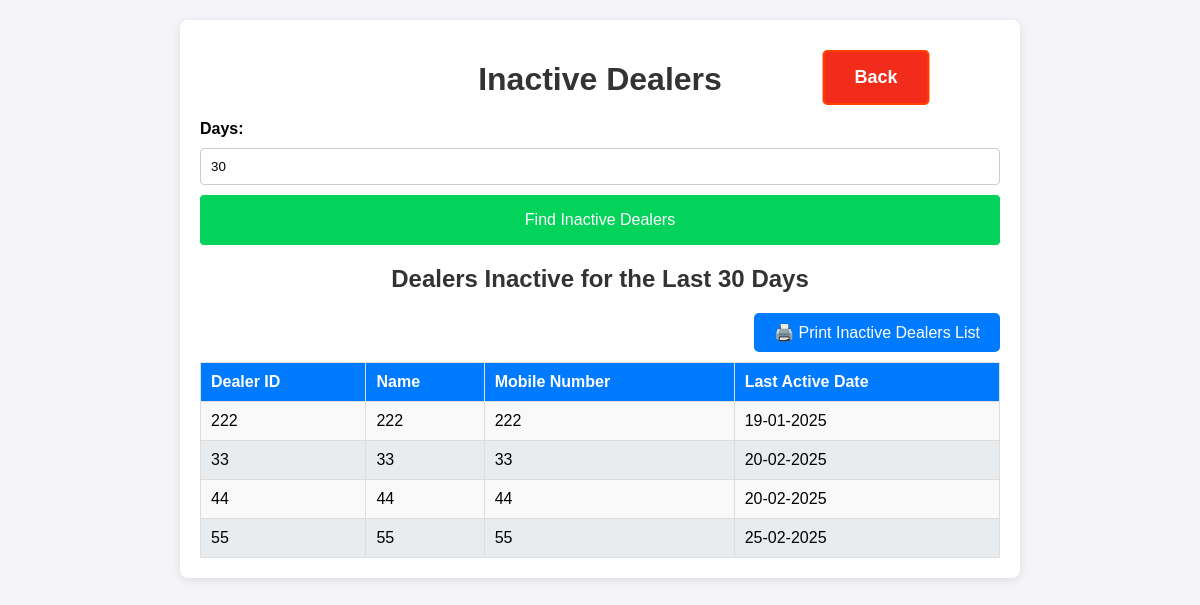
/inactive_dealers, run on the app's committed database.
### app.py (models this page shows, shortened)
class Dealer(db.Model):
    id = db.Column(db.Integer, primary_key=True)
    dealer_id = db.Column(db.String(100), nullable=False)
    water_can_count = db.Column(db.Integer, nullable=False)
    timestamp = db.Column(db.DateTime, default=datetime.now)
    token_id = db.Column(db.Integer, nullable=False)  # Daily resetting token ID
    @property
    def formatted_date(self):
        return self.timestamp.strftime("%d-%m-%Y")  # Format the date

class Dealer_details(db.Model):
    id = db.Column(db.Integer, primary_key=True)
    dealer_id = db.Column(db.String(100), nullable=False, unique=True)
    name = db.Column(db.String(100), nullable=False)
    mobile = db.Column(db.String(15), nullable=False)

### app.py (the view)
@app.route('/inactive_dealers', methods=['GET', 'POST'])
def inactive_dealers():
    days = 30
    inactive_dealers = []
    if request.method == 'POST':
        days = int(request.form.get('days', 0))
    threshold_date = datetime.now() - timedelta(days=days)
    inactive_dealers = db.session.query(Dealer, Dealer_details).outerjoin(Dealer, Dealer.dealer_id == Dealer_details.dealer_id).group_by(Dealer.dealer_id).having(
        db.func.max(Dealer.timestamp) < threshold_date
    ).all()
    return render_template('inactive_dealers.html', inactive_dealers=inactive_dealers, days=days)

### templates/inactive_dealers.html (shortened to what this page needs)
<!DOCTYPE html>
<html lang="en">
<head>
    <link rel="stylesheet" href="/static/styles.css">
</head>
<body>
    <div class="container">
        <h1>Inactive Dealers</h1>
        <form method="POST" class="form">
            <label for="days">Days:</label>
            <input type="number" id="days" name="days" value="{{days}}" required>
            <button type="submit" class="btn">Find Inactive Dealers</button>
        </form>
        {% if inactive_dealers %}
        <h2>Dealers Inactive for the Last {{ days }} Days</h2>
        <div style="text-align: right; margin-bottom: 10px;">
        <button class="print_btn" onclick="window.print()">
            🖨️ Print Inactive Dealers List
        </button>
        </div>
        <table>
            <thead>
                <tr>
                    <th>Dealer ID</th>
                    <th>Name</th>
                    <th>Mobile Number</th>
                    <th>Last Active Date</th>
                </tr>
            </thead>
            <tbody>
                {% for dealer, dealer_details in inactive_dealers %}
                <tr>
                    <td>{{ dealer.dealer_id }}</td>
                    <td>{{ dealer_details.name }}</td>
                    <td>{{ dealer_details.mobile }}</td>
                    <td>{{ dealer.formatted_date }}</td>
                </tr>
                {% endfor %}
            </tbody>
        </table>
        {% else %}
        <p>No dealers found inactive for the specified duration.</p>
        {% endif %}
    </div>
    <a href="/" class="back">Back</a>
</body>
</html>

### static/styles.css (style rules this page uses)
body { font-family: Arial, sans-serif; background-color: #f4f4f9; margin: 0; padding: 0; }
.container { max-width: 800px; margin: 20px auto; background: #fff; padding: 20px; border-radius: 8px; box-shadow: 0 2px 10px rgba(0, 0, 0, 0.1); }
h1, h2 { color: #333; text-align: center; }
.form { display: flex; flex-direction: column; gap: 10px; margin-bottom: 20px; }
.form label { font-weight: bold; }
.form input { padding: 10px; border: 1px solid #ccc; border-radius: 4px; }
.btn { background-color: #03d35a; color: #fff; border: none; padding: 10px; border-radius: 4px; cursor: pointer; font-size: medium; height: 50px; }
table { width: 100%; border-collapse: collapse; margin-top: 10px; }
h2 { text-align: center; margin-bottom: 20px; }
table th, table td { padding: 10px; border: 1px solid #ddd; text-align: left; }
table th { background-color: #007bff; color: white; }
table tbody tr:nth-child(odd) { background-color: #f9f9f9; }
table tbody tr:nth-child(even) { background-color: #e9ecef; }
a { display: inline-block; padding: 15px 30px; font-size: 18px; font-weight: bold; text-align: center; text-decoration: none; background-color: #007bff; color: white; border-radius: 5px; border: 2px solid #007bff; transition: all 0.3s ease; position: absolute; left: 50%; transform: translateX(-50%); transition: transform 0.2s, background-color 0.2s; }
.back { background-color: #f22c1a; border: 2px solid #ff4000; top: 50px; left: 73%; }
.print_btn { all: unset; background-color: #007bff; color: white; cursor: pointer; padding: 10px 20px; text-decoration: none; border-radius: 5px; transition: background-color 0.2s, transform 0.2s; }

### data on the page
Dealer: dealer_id "222", name "222", mobile "222", formatted_date "19-01-2025"
Dealer: dealer_id "33", name "33", mobile "33", formatted_date "20-02-2025"
Dealer: dealer_id "44", name "44", mobile "44", formatted_date "20-02-2025"
Dealer: dealer_id "55", name "55", mobile "55", formatted_date "25-02-2025"

### other printed values
{{ days }} "30"
